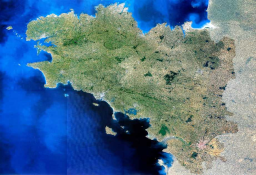
#> input picture PQt5/v003_photoeditor/images/imagesatellite1.png, 256 x 175 px, found by its file name
$ python pil001.py
#> lines starting #> are read from the running program, lines starting #| are printed output that depends on the picture
from PIL import Image, ImageFilter, ImageEnhance


with Image.open("PQt5/v003_photoeditor/images/imagesatellite1.png") as picture:
    #picture.show()

#> picture is the input picture: PIL image 256x175 RGB; mean R, G, B 83.9, 115.4, 141.4
    black_white = picture.convert("L")
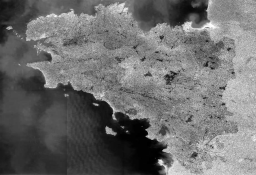
#> black_white: PIL image 256x175 L; min 0, max 253, mean 109
    black_white.save("PQt5/v003_photoeditor/images/gray.png")

    mirror = picture.transpose(Image.FLIP_LEFT_RIGHT)
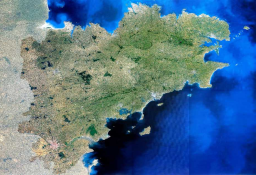
#> mirror: PIL image 256x175 RGB; mean R, G, B 83.9, 115.4, 141.4
    mirror.save("PQt5/v003_photoeditor/images/mirror.png")

    blur = picture.filter(ImageFilter.BLUR)
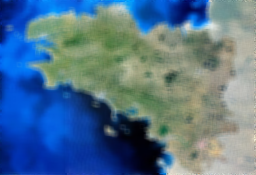
#> blur: PIL image 256x175 RGB; mean R, G, B 83.9, 115.5, 141.4
    blur.save("PQt5/v003_photoeditor/images/blur.png")

    contrast = ImageEnhance.Contrast(picture)
    contrast = contrast.enhance(2.5)
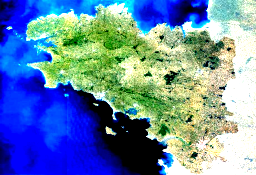
#> contrast: PIL image 256x175 RGB; mean R, G, B 102.9, 134.5, 169.1
    contrast.save("PQt5/v003_photoeditor/images/contrast.png")

    color = ImageEnhance.Color(picture).enhance(2.5)
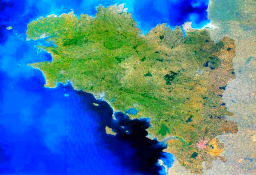
#> color: PIL image 256x175 RGB; mean R, G, B 75.8, 124.9, 153.7
    color.save("PQt5/v003_photoeditor/images/color.png")
